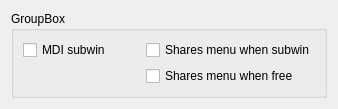
<?xml version="1.0" encoding="UTF-8"?>
<ui version="4.0">
 <class>MdiSettingsBase</class>
 <widget class="QWidget" name="MdiSettingsBase">
  <property name="geometry">
   <rect>
    <x>0</x>
    <y>0</y>
    <width>338</width>
    <height>100</height>
   </rect>
  </property>
  <property name="windowTitle">
   <string>Form</string>
  </property>
  <layout class="QHBoxLayout" name="horizontalLayout">
   <item>
    <widget class="QGroupBox" name="groupBox">
     <property name="sizePolicy">
      <sizepolicy hsizetype="Preferred" vsizetype="Preferred">
       <horstretch>0</horstretch>
       <verstretch>0</verstretch>
      </sizepolicy>
     </property>
     <property name="title">
      <string>GroupBox</string>
     </property>
     <property name="flat">
      <bool>true</bool>
     </property>
     <layout class="QGridLayout" name="gridLayout">
      <item row="2" column="0">
       <widget class="QCheckBox" name="isSubwinCheckbox">
        <property name="text">
         <string>MDI subwin</string>
        </property>
       </widget>
      </item>
      <item row="2" column="1">
       <widget class="QCheckBox" name="shareSubwinCheckbox">
        <property name="text">
         <string>Shares menu when subwin</string>
        </property>
       </widget>
      </item>
      <item row="4" column="1">
       <widget class="QCheckBox" name="shareFreeCheckbox">
        <property name="text">
         <string>Shares menu when free</string>
        </property>
       </widget>
      </item>
     </layout>
    </widget>
   </item>
  </layout>
 </widget>
 <resources/>
 <connections/>
</ui>
